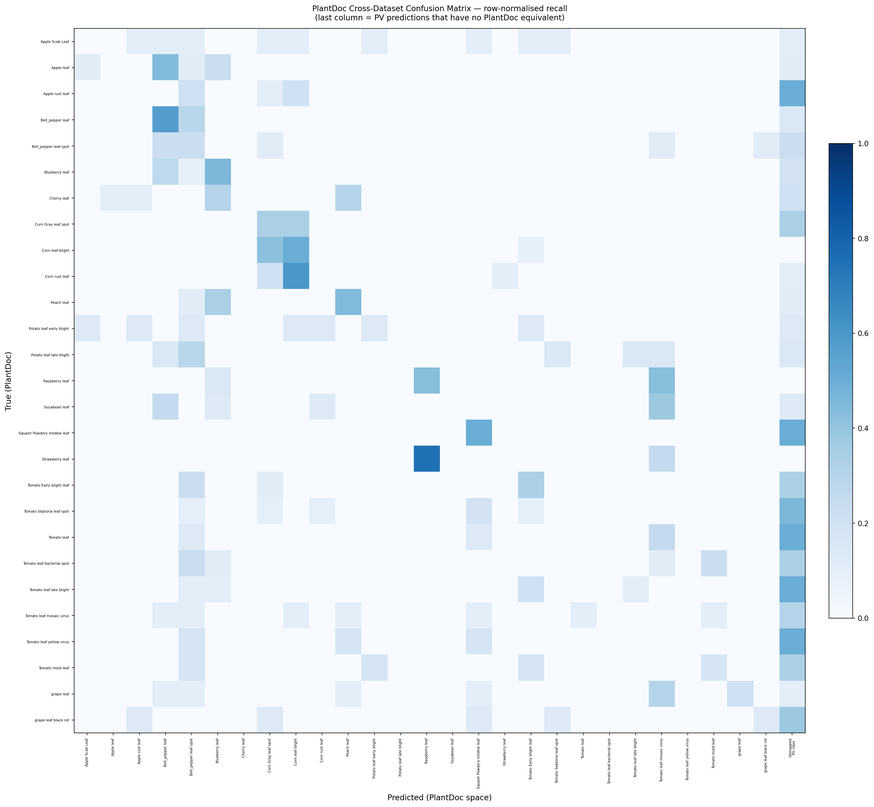
#> input picture results/plantdoc/confusion_matrix_plantdoc.png, 874 x 807 px, shrunk from 2581 x 2385 before the run
$ python -i image_enhancement.py   (imports and definitions only)
#> lines starting #> are read from the running program, lines starting #| are printed output that depends on the picture
#> further down, picture is the input picture: shape (807, 874, 3); mean B, G, R 250.4, 245.2, 239.2
"""
Phase 3.9.A — Image Enhancement Script
=======================================
PlantDoc ve web validation görsellerini OpenCV ile preprocess ederek
PlantVillage tarzına yaklaştırır.

Pipeline (her görsel için sırayla):
  1. White balance  — gray world assumption
  2. CLAHE          — LAB renk uzayında L kanalına, clip_limit=3.0
  3. Gamma          — gamma=1.1 (hafif aydınlatma düzeltmesi)

Kullanım:
  python analysis/image_enhancement.py
  python analysis/image_enhancement.py --source plantdoc
  python analysis/image_enhancement.py --source web
  python analysis/image_enhancement.py --source both
  python analysis/image_enhancement.py --source both --no-compare
"""

from __future__ import annotations

import argparse
import os
import sys
from pathlib import Path
from typing import List, Tuple

import cv2
import matplotlib
# [1 line not run here, left out]
import matplotlib.pyplot as plt
import numpy as np

# ---------------------------------------------------------------------------
# Paths
# ---------------------------------------------------------------------------

ROOT            = Path(__file__).resolve().parent.parent
PLANTDOC_SRC    = ROOT / "data" / "plantdoc" / "PlantDoc-Dataset" / "test"
WEB_SRC         = ROOT / "test_images" / "web_validation"
ENHANCED_ROOT   = ROOT / "test_images" / "enhanced"
PLANTDOC_DST    = ENHANCED_ROOT / "plantdoc"
WEB_DST         = ENHANCED_ROOT / "web_validation"
COMPARISON_DIR  = ROOT / "results" / "enhancement_examples"

IMAGE_EXTS = {".jpg", ".jpeg", ".png", ".bmp", ".tif", ".tiff",
              ".JPG", ".JPEG", ".PNG", ".BMP"}

COMPARE_N = 5   # before/after comparison PNG sayısı

# ---------------------------------------------------------------------------
# Enhancement pipeline — her aşama bağımsız fonksiyon
# ---------------------------------------------------------------------------

def white_balance_gray_world(bgr: np.ndarray) -> np.ndarray:
    """Gray world assumption ile beyaz dengesi uygular.

    Her kanalın ortalamasını genel parlaklık ortalamasına eşitler,
    aydınlatma renk kaymasını telafi eder.
    """
    b, g, r = cv2.split(bgr.astype(np.float32))
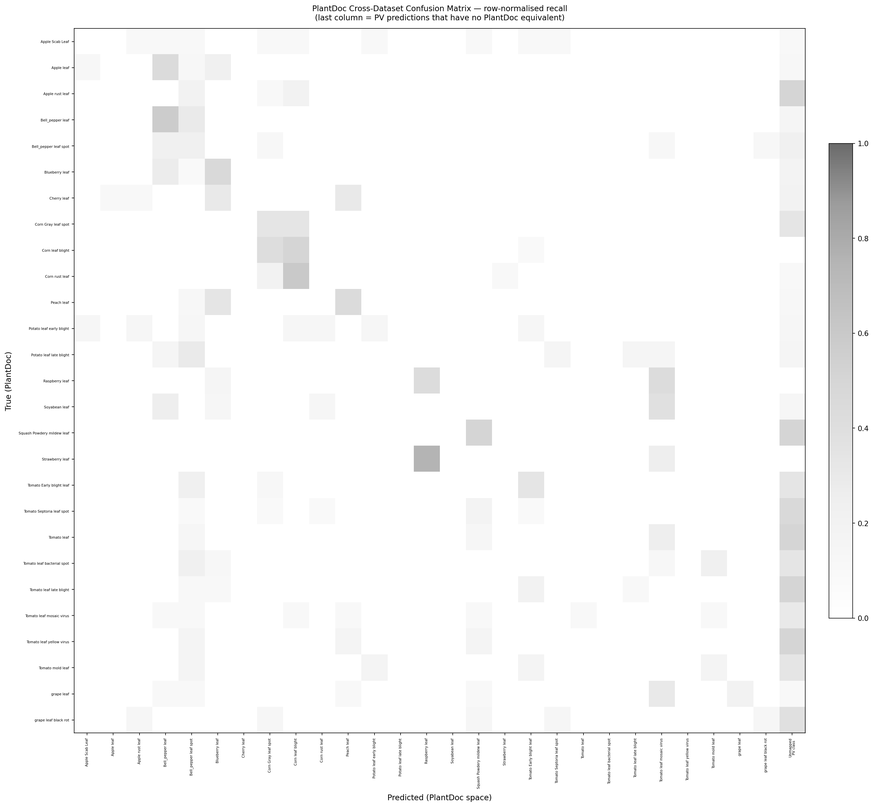
#> b: shape (807, 874) float32; min 0, max 255, mean 250.4
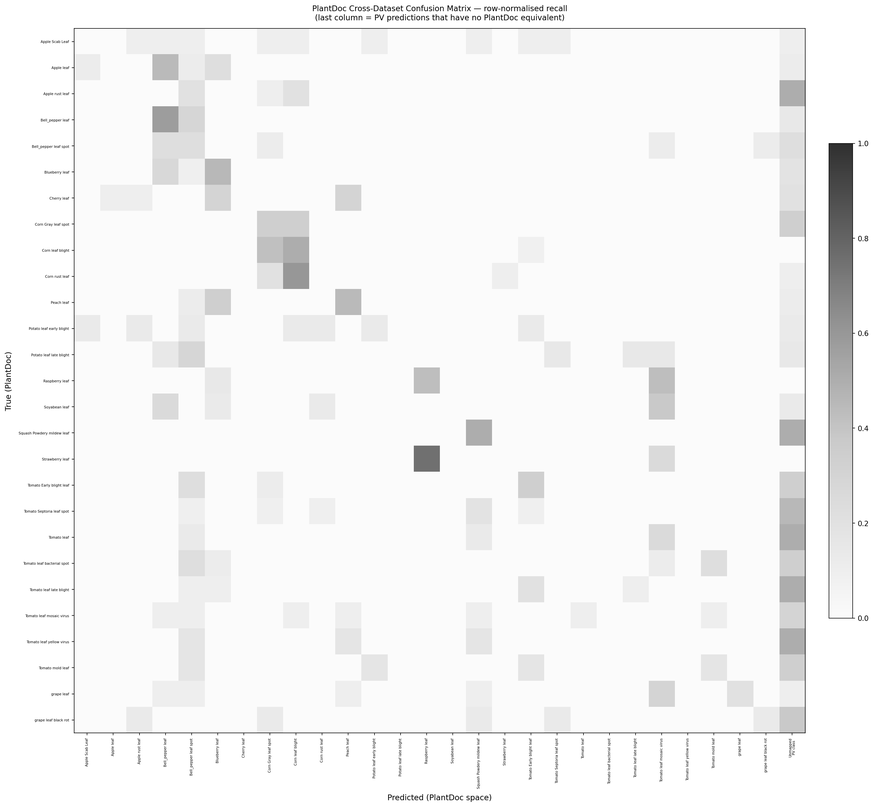
#> g: shape (807, 874) float32; min 0, max 255, mean 245.2
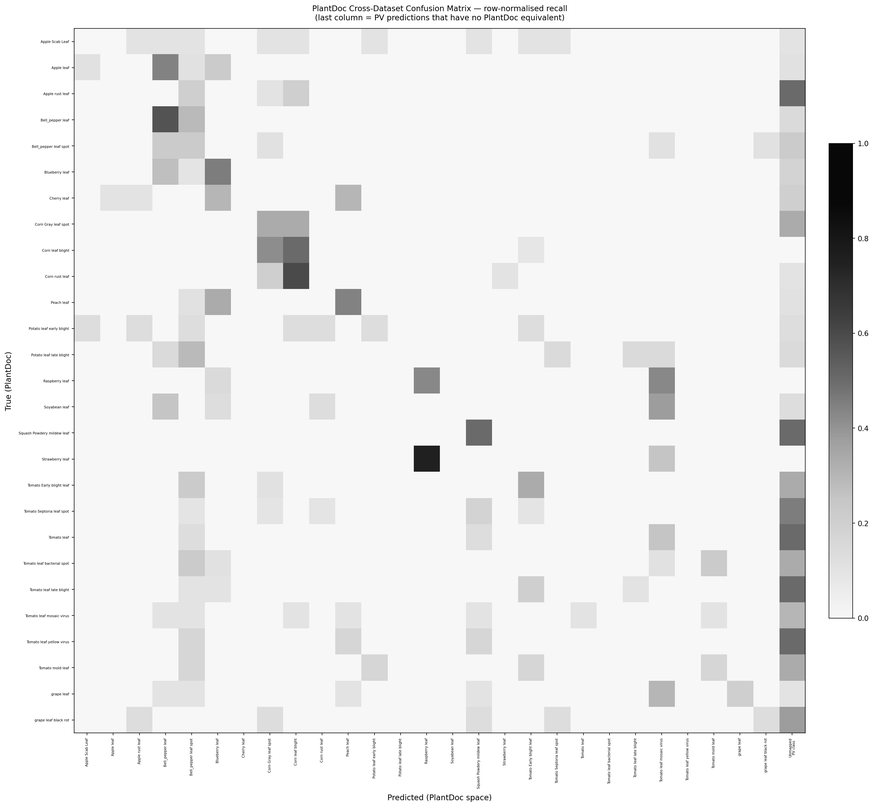
#> r: shape (807, 874) float32; min 0, max 255, mean 239.2
    mean_b, mean_g, mean_r = b.mean(), g.mean(), r.mean()
#> mean_b = 250.4; mean_g = 245.2; mean_r = 239.2
    mean_all = (mean_b + mean_g + mean_r) / 3.0
#> mean_all = 244.9

    scale_b = mean_all / (mean_b + 1e-6)
#> scale_b = 0.978
    scale_g = mean_all / (mean_g + 1e-6)
#> scale_g = 0.999
    scale_r = mean_all / (mean_r + 1e-6)
#> scale_r = 1.02

    b = np.clip(b * scale_b, 0, 255)
    g = np.clip(g * scale_g, 0, 255)
    r = np.clip(r * scale_r, 0, 255)

    return cv2.merge([b, g, r]).astype(np.uint8)


def apply_clahe(bgr: np.ndarray, clip_limit: float = 3.0,
                tile_grid: Tuple[int, int] = (8, 8)) -> np.ndarray:
    """LAB renk uzayında L kanalına CLAHE uygular.

    Renk tonlarını bozmadan kontrast iyileştirmesi yapar.
    """
#> called with clip_limit = 3, tile_grid = (8, 8)
    lab = cv2.cvtColor(bgr, cv2.COLOR_BGR2LAB)
#> lab: shape (807, 874, 3); mean of channels 0, 1, 2 245.2, 128.2, 127.8
    l_ch, a_ch, b_ch = cv2.split(lab)
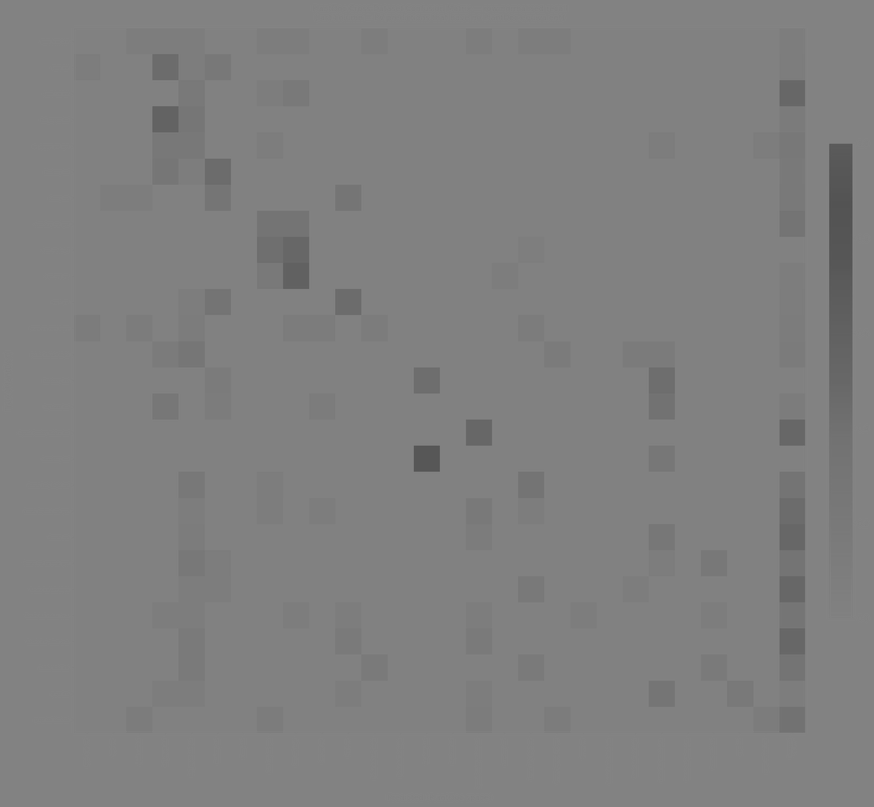
#> b_ch: shape (807, 874); min 80, max 134, mean 127.8

    clahe = cv2.createCLAHE(clipLimit=clip_limit, tileGridSize=tile_grid)
    l_ch = clahe.apply(l_ch)
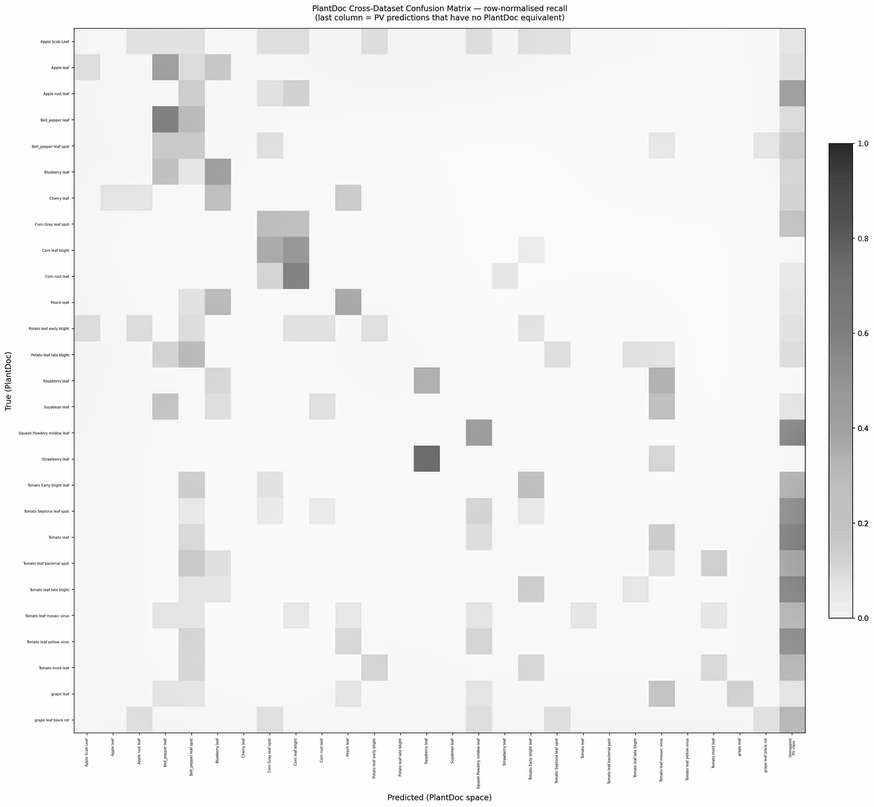
#> l_ch: shape (807, 874); min 1, max 254, mean 240.9

    lab = cv2.merge([l_ch, a_ch, b_ch])
#> lab: shape (807, 874, 3); mean of channels 0, 1, 2 240.9, 128.2, 127.8
    return cv2.cvtColor(lab, cv2.COLOR_LAB2BGR)
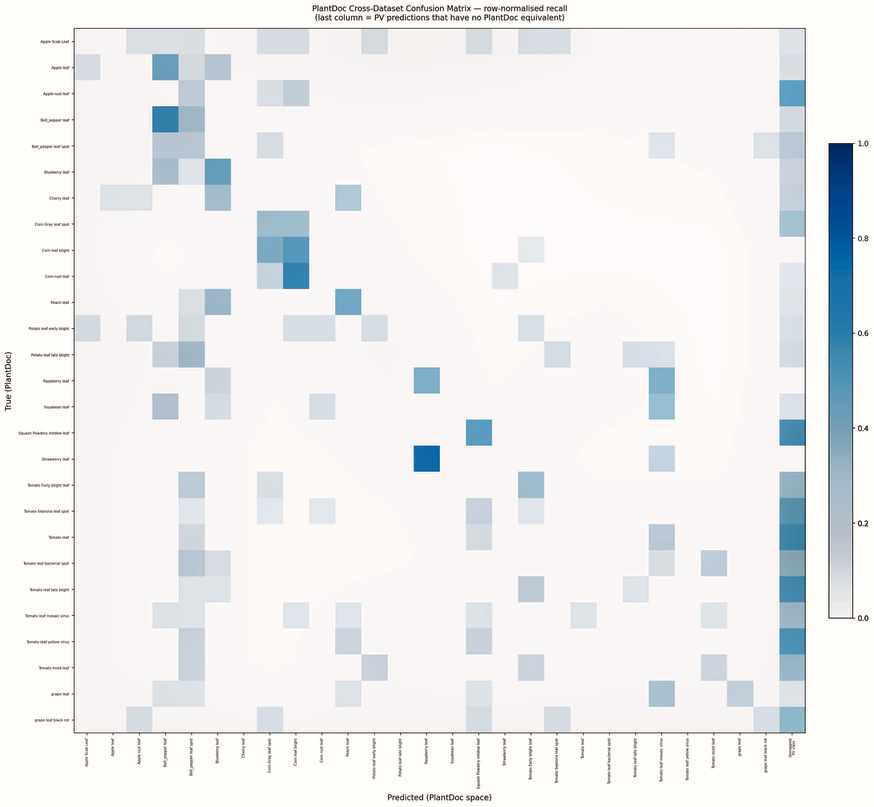
#> returned value: shape (807, 874, 3); mean B, G, R 239.6, 239.3, 238.9


def apply_gamma(bgr: np.ndarray, gamma: float = 1.1) -> np.ndarray:
    """Power-law gamma düzeltmesi uygular.

    gamma > 1 → görsel hafifçe koyulaşır (PlantVillage karanlık arka plan).
    gamma < 1 → görsel aydınlanır.
    """
#> called with gamma = 1.1
    inv_gamma = 1.0 / gamma
    lut = np.array([
        ((i / 255.0) ** inv_gamma) * 255
        for i in range(256)
    ], dtype=np.uint8)
    return cv2.LUT(bgr, lut)


def enhance(bgr: np.ndarray,
            clip_limit: float = 3.0,
            gamma: float = 1.1) -> np.ndarray:
    """Tam enhancement pipeline: white balance → CLAHE → gamma."""
    bgr = white_balance_gray_world(bgr)
    bgr = apply_clahe(bgr, clip_limit=clip_limit)
    bgr = apply_gamma(bgr, gamma=gamma)
    return bgr


# ---------------------------------------------------------------------------
# Dosya yardımcıları
# ---------------------------------------------------------------------------

# [181 lines left out: functions collect_images, dest_path, save_comparison, process_source, parse_args, main, not called in this run]


# [2 lines not run here, left out]

>>> import cv2
>>> picture = cv2.imread('../results/plantdoc/confusion_matrix_plantdoc.png')
>>> result = enhance(picture)
